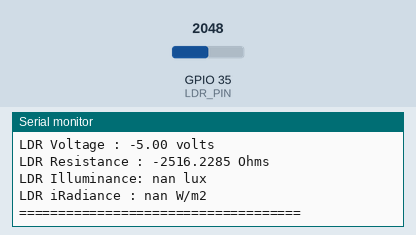
This sketch was run on a simulated ESP32. On the bench: the last lines printed to the serial monitor. The test bench sets the inputs (shaded band); at power-on: GPIO 35 (LDR_PIN) = 2048.

Above: at 1.8 s.
1.9 s: GPIO 35 (LDR_PIN) set to 3603
At 2.5 s:
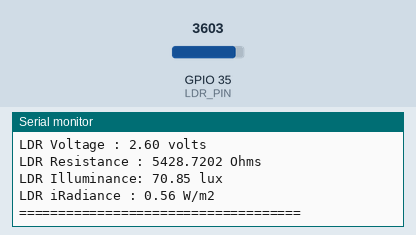
3.5 s: GPIO 35 (LDR_PIN) set to 4095
At 4.8 s:
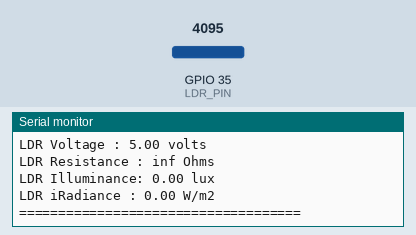
Timing chart, 0 to 6.5 s (numbered marks = the images above; inputs shaded):
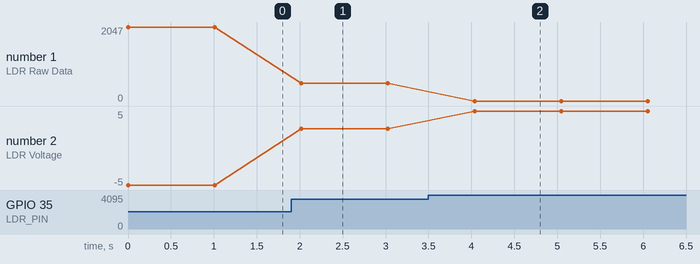

The sketch:

LDR.ino
```cpp
#define LDR_PIN 35
#define MAX_ADC_READING 1023
#define ADC_REF_VOLTAGE 5
#define REF_RESISTANCE 5030 // measure this for best results
#define LUX_CALC_SCALAR 12518931
#define LUX_CALC_EXPONENT -1.405

void setup(void)
{
  Serial.begin(115200);

}
void loop(void)
{
  int ldrRawData;
  float resistorVoltage, ldrVoltage;
  float ldrResistance;
  float ldrLux;
  // Perform the analog to digital conversion
  ldrRawData = analogRead(LDR_PIN);
  int ADCto=map(ldrRawData, 0, 4095, 4095, 0);
  // RESISTOR VOLTAGE_CONVERSION
  // Convert the raw digital data back to the voltage that was measured on the analog pin
  resistorVoltage = (float)ADCto / MAX_ADC_READING * ADC_REF_VOLTAGE;
  // voltage across the LDR is the 5V supply minus the 5k resistor voltage
  ldrVoltage = ADC_REF_VOLTAGE - resistorVoltage;
  // LDR_RESISTANCE_CONVERSION
  // resistance that the LDR would have for that voltage
  ldrResistance = ldrVoltage/resistorVoltage * REF_RESISTANCE;
  // LDR_LUX
  // Change the code below to the proper conversion from ldrResistance to
  // ldrLux
  ldrLux = LUX_CALC_SCALAR * pow(ldrResistance, LUX_CALC_EXPONENT);
  // print out the results
  float irr = (ldrLux*0.0079);
  Serial.print("LDR Raw Data : "); Serial.println(ADCto);
  Serial.print("LDR Voltage : "); Serial.print(ldrVoltage); Serial.println(" volts");
  Serial.print("LDR Resistance : "); Serial.print(ldrResistance, 4); Serial.println(" Ohms");
  Serial.print("LDR Illuminance: "); Serial.print(ldrLux); Serial.println(" lux");
  Serial.print("LDR iRadiance : "); Serial.print(irr); Serial.println(" W/m2");
  Serial.println("====================================");
  delay(1000);
}
```

Measured:
- after the input at 1.9 s, the serial monitor: prints a new line after 0.12 s (image 1)
- after the input at 3.5 s, the serial monitor: prints a new line after 0.54 s (image 2)
- plotted number 1: 2047 → 492 after the input at 1.9 s, 492 → 0 after the input at 3.5 s
- plotted number 2: -5 → 2.6 after the input at 1.9 s, 2.6 → 5 after the input at 3.5 s
